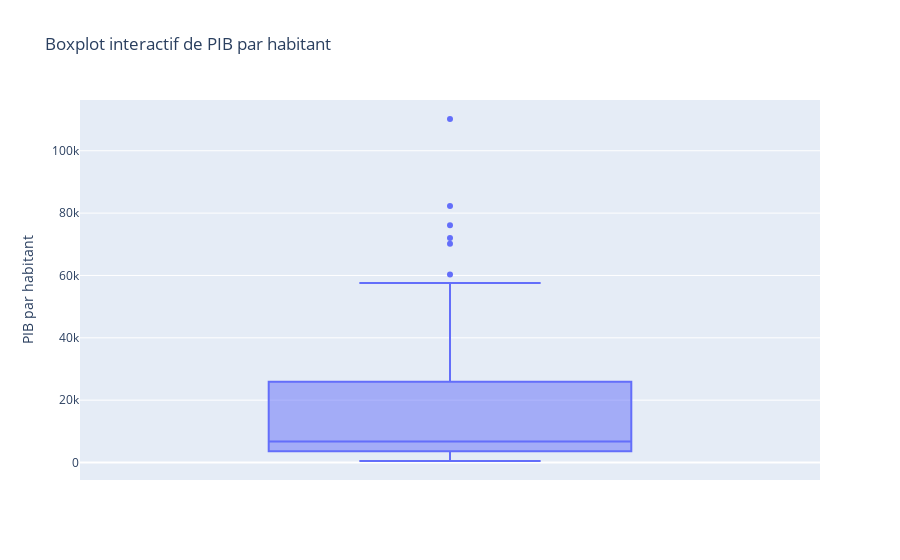
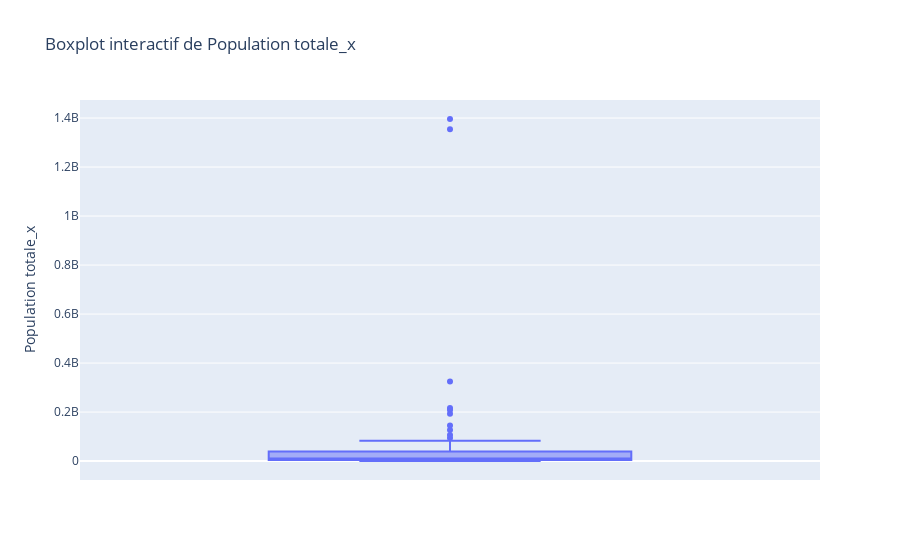
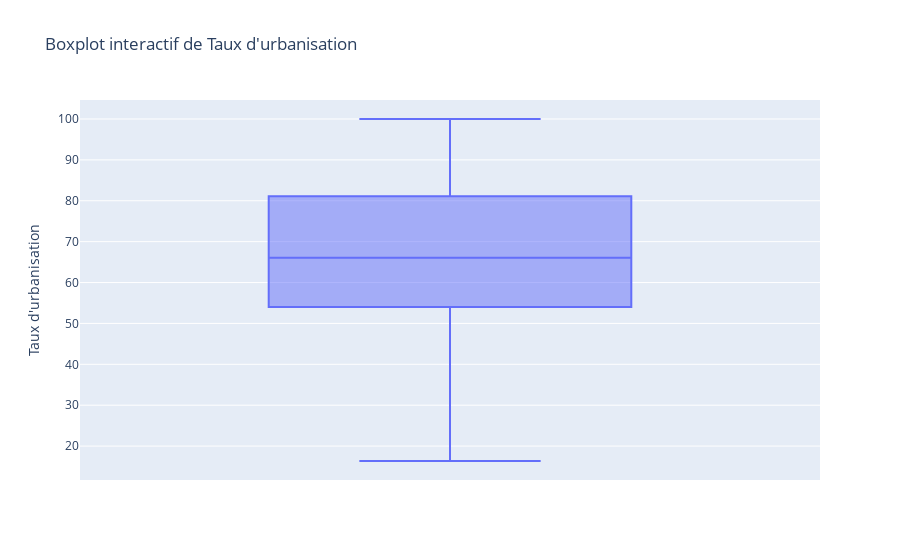
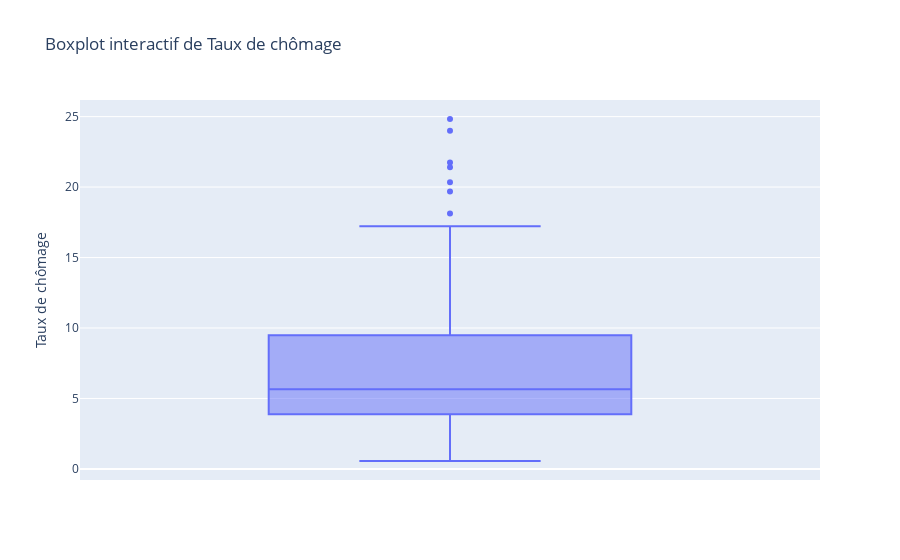

The cell these charts' notebook holds for them, in order:
### Code cell
# Création des boxplots interactifs pour chaque colonne
for col in df_final.columns:
    if col == 'Area':  # On évite de faire un boxplot pour la colonne Area
        continue
    
    # Création du boxplot interactif avec les informations sur les outliers
    fig = px.box(df_final, y=col, hover_data=['Area'], title=f"Boxplot interactif de {col}")

    # Affichage du graphique interactif
    fig.show()

### Figure 1 — Plotly figure (JSON) as saved in the notebook; plotly's stock layout.template omitted (floating-point values rounded to 4 significant figures)
{"data": [{"alignmentgroup": "True", "customdata": [["albania"], ["algeria"], ["angola"], ["armenia"], ["australia"], ["austria"], ["azerbaijan"], ["belarus"], ["belgium"], ["belize"], ["benin"], ["bolivia"], ["botswana"], ["brazil"], ["bulgaria"], ["cameroon"], ["canada"], ["chile"], ["china"], ["colombia"], ["congo"], ["costa rica"], ["croatia"], ["cyprus"], ["denmark"], ["ecuador"], ["el salvador"], ["estonia"], ["eswatini"], ["fiji"], ["finland"], ["france"], ["gabon"], ["georgia"], ["germany"], ["ghana"], ["greece"], ["guatemala"], ["guyana"], ["honduras"], ["hungary"], ["iceland"], ["india"], ["iraq"], ["ireland"], ["israel"], ["italy"], ["jamaica"], ["japan"], ["jordan"], ["kazakhstan"], ["kenya"], ["kuwait"], ["lebanon"], ["lesotho"], ["liberia"], ["lithuania"], ["luxembourg"], ["malaysia"], ["malta"], ["morocco"], ["myanmar"], ["namibia"], ["netherlands"], ["new zealand"], ["nicaragua"], ["niger"], ["nigeria"], ["norway"], ["oman"], ["pakistan"], ["panama"], ["paraguay"], ["philippines"], ["poland"], ["portugal"], ["romania"], ["russia"], ["samoa"], ["saudi arabia"], ["senegal"], ["serbia"], ["sierra leone"], ["slovenia"], ["south africa"], ["spain"], ["sri lanka"], ["suriname"], ["sweden"], ["switzerland"], ["thailand"], ["togo"], ["trinidad and tobago"], ["tunisia"], ["turkey"], ["uganda"], ["ukraine"], ["united arab emirates"], ["united kingdom"], ["united states"], ["uruguay"], ["vietnam"], ["zambia"]], "hovertemplate": "PIB par habitant=%{y}<br>Area=%{customdata[0]}<extra></extra>", "legendgroup": "", "marker": {"color": "#636efa"}, "name": "", "notched": false, "offsetgroup": "", "orientation": "v", "showlegend": false, "type": "box", "x0": " ", "xaxis": "x", "y": [4531.0, 4616.0, 2439.0, 4042.0, 53950.0, 47430.0, 4147.0, 5786.0, 44200.0, 6049.0, 1095.0, 3280.0, 6705.0, 9897.0, 8382.0, 1480.0, 45130.0, 15030.0, 8817.0, 6450.0, 1339.0, 12120.0, 13660.0, 26700.0, 57610.0, 6257.0, 3986.0, 20440.0, 3824.0, 5825.0, 46410.0, 38780.0, 6976.0, 4419.0, 44650.0, 1999.0, 18580.0, 4454.0, 6221.0, 2403.0, 14620.0, 72010.0, 1958.0, 4725.0, 70150.0, 41110.0, 32410.0, 5273.0, 38830.0, 4073.0, 9248.0, 1676.0, 29260.0, 8680.0, 1063.0, 706.9, 16890.0, 110200.0, 9980.0, 28810.0, 3289.0, 1263.0, 5454.0, 48680.0, 42910.0, 2127.0, 514.5, 1942.0, 76130.0, 17800.0, 1568.0, 15190.0, 6136.0, 3077.0, 13820.0, 21490.0, 10730.0, 10660.0, 4262.0, 20910.0, 1385.0, 6293.0, 484.5, 23510.0, 6734.0, 28190.0, 4388.0, 6113.0, 53790.0, 82250.0, 6437.0, 813.4, 16260.0, 3570.0, 10700.0, 766.2, 2638.0, 43060.0, 40570.0, 60320.0, 19000.0, 2992.0, 1496.0], "y0": " ", "yaxis": "y"}], "layout": {"boxmode": "group", "legend": {"tracegroupgap": 0}, "title": {"text": "Boxplot interactif de PIB par habitant"}, "xaxis": {"anchor": "y", "domain": [0, 1]}, "yaxis": {"anchor": "x", "domain": [0, 1], "title": {"text": "PIB par habitant"}}}}

### Figure 2 — Plotly figure (JSON) as saved in the notebook; plotly's stock layout.template omitted (floating-point values rounded to 4 significant figures)
{"data": [{"alignmentgroup": "True", "customdata": [["albania"], ["algeria"], ["angola"], ["armenia"], ["australia"], ["austria"], ["azerbaijan"], ["belarus"], ["belgium"], ["belize"], ["benin"], ["bolivia"], ["botswana"], ["brazil"], ["bulgaria"], ["cameroon"], ["canada"], ["chile"], ["china"], ["colombia"], ["congo"], ["costa rica"], ["croatia"], ["cyprus"], ["denmark"], ["ecuador"], ["el salvador"], ["estonia"], ["eswatini"], ["fiji"], ["finland"], ["france"], ["gabon"], ["georgia"], ["germany"], ["ghana"], ["greece"], ["guatemala"], ["guyana"], ["honduras"], ["hungary"], ["iceland"], ["india"], ["iraq"], ["ireland"], ["israel"], ["italy"], ["jamaica"], ["japan"], ["jordan"], ["kazakhstan"], ["kenya"], ["kuwait"], ["lebanon"], ["lesotho"], ["liberia"], ["lithuania"], ["luxembourg"], ["malaysia"], ["malta"], ["morocco"], ["myanmar"], ["namibia"], ["netherlands"], ["new zealand"], ["nicaragua"], ["niger"], ["nigeria"], ["norway"], ["oman"], ["pakistan"], ["panama"], ["paraguay"], ["philippines"], ["poland"], ["portugal"], ["romania"], ["russia"], ["samoa"], ["saudi arabia"], ["senegal"], ["serbia"], ["sierra leone"], ["slovenia"], ["south africa"], ["spain"], ["sri lanka"], ["suriname"], ["sweden"], ["switzerland"], ["thailand"], ["togo"], ["trinidad and tobago"], ["tunisia"], ["turkey"], ["uganda"], ["ukraine"], ["united arab emirates"], ["united kingdom"], ["united states"], ["uruguay"], ["vietnam"], ["zambia"]], "hovertemplate": "Population totale_x=%{y}<br>Area=%{customdata[0]}<extra></extra>", "legendgroup": "", "marker": {"color": "#636efa"}, "name": "", "notched": false, "offsetgroup": "", "orientation": "v", "showlegend": false, "type": "box", "x0": " ", "xaxis": "x", "y": [2873457, 41136546, 30208628, 2851923, 24592588, 8797566, 9854033, 9458989, 11375158, 374693, 11596779, 11435533, 2401840, 208504960, 7075947, 24393181, 36545075, 18368577, 1396215000, 48351671, 44800000.0, 4993842, 4124531, 1208523, 5764980, 16696944, 6266654, 1317384, 1151390, 919019, 5508214, 66918020, 2140215, 3728004, 82657002, 30222262, 10754679, 16087418, 763252, 9626842, 9787966, 343400, 1354195680, 39621162, 4807388, 8713300, 60536709, 2808376, 126972000, 10215381, 18037776, 48948137, 4124904, 6109252, 2170617, 4796631, 2828403, 596336, 31975806, 467999, 35528115, 52288341, 2364534, 17131296, 4813600, 6480532, 21737922, 193495907, 5276968, 4541854, 216379655, 4096063, 6355404, 106738501, 37974826, 10300300, 19588715, 145293260, 207630, 34193122, 15157793, 7020858, 7677565, 2066388, 56641209, 46593236, 21506813, 587559, 10057698, 8451840, 70898202, 7852795, 1478607, 11811443, 80312698, 40127085, 44880758, 9068296, 66058859, 325122128, 3422200, 94033048, 17298054], "y0": " ", "yaxis": "y"}], "layout": {"boxmode": "group", "legend": {"tracegroupgap": 0}, "title": {"text": "Boxplot interactif de Population totale_x"}, "xaxis": {"anchor": "y", "domain": [0, 1]}, "yaxis": {"anchor": "x", "domain": [0, 1], "title": {"text": "Population totale_x"}}}}

### Figure 3 — Plotly figure (JSON) as saved in the notebook; plotly's stock layout.template omitted (floating-point values rounded to 4 significant figures)
{"data": [{"alignmentgroup": "True", "customdata": [["albania"], ["algeria"], ["angola"], ["armenia"], ["australia"], ["austria"], ["azerbaijan"], ["belarus"], ["belgium"], ["belize"], ["benin"], ["bolivia"], ["botswana"], ["brazil"], ["bulgaria"], ["cameroon"], ["canada"], ["chile"], ["china"], ["colombia"], ["congo"], ["costa rica"], ["croatia"], ["cyprus"], ["denmark"], ["ecuador"], ["el salvador"], ["estonia"], ["eswatini"], ["fiji"], ["finland"], ["france"], ["gabon"], ["georgia"], ["germany"], ["ghana"], ["greece"], ["guatemala"], ["guyana"], ["honduras"], ["hungary"], ["iceland"], ["india"], ["iraq"], ["ireland"], ["israel"], ["italy"], ["jamaica"], ["japan"], ["jordan"], ["kazakhstan"], ["kenya"], ["kuwait"], ["lebanon"], ["lesotho"], ["liberia"], ["lithuania"], ["luxembourg"], ["malaysia"], ["malta"], ["morocco"], ["myanmar"], ["namibia"], ["netherlands"], ["new zealand"], ["nicaragua"], ["niger"], ["nigeria"], ["norway"], ["oman"], ["pakistan"], ["panama"], ["paraguay"], ["philippines"], ["poland"], ["portugal"], ["romania"], ["russia"], ["samoa"], ["saudi arabia"], ["senegal"], ["serbia"], ["sierra leone"], ["slovenia"], ["south africa"], ["spain"], ["sri lanka"], ["suriname"], ["sweden"], ["switzerland"], ["thailand"], ["togo"], ["trinidad and tobago"], ["tunisia"], ["turkey"], ["uganda"], ["ukraine"], ["united arab emirates"], ["united kingdom"], ["united states"], ["uruguay"], ["vietnam"], ["zambia"]], "hovertemplate": "Taux d'urbanisation=%{y}<br>Area=%{customdata[0]}<extra></extra>", "legendgroup": "", "marker": {"color": "#636efa"}, "name": "", "notched": false, "offsetgroup": "", "orientation": "v", "showlegend": false, "type": "box", "x0": " ", "xaxis": "x", "y": [59.38, 72.05, 64.84, 63.1, 85.9, 58.09, 55.34, 78.13, 97.96, 45.6, 46.77, 69.08, 68.7, 86.31, 74.67, 55.78, 81.35, 87.49, 57.96, 80.45, 55.17, 78.56, 56.67, 66.84, 87.76, 63.67, 71.28, 68.72, 23.62, 55.74, 85.33, 80.18, 88.98, 58.23, 77.26, 55.41, 78.72, 50.68, 26.54, 56.46, 71.06, 93.77, 33.6, 70.28, 62.95, 92.34, 70.14, 55.38, 91.53, 90.75, 57.34, 26.56, 100, 88.43, 27.73, 50.7, 67.52, 90.73, 75.45, 94.55, 61.91, 30.32, 49.01, 91.08, 86.47, 58.3, 16.35, 49.52, 81.87, 83.56, 36.44, 67.36, 61.3, 46.68, 60.1, 64.65, 53.94, 74.29, 18.45, 83.62, 46.74, 55.94, 41.64, 54.27, 65.85, 80.08, 18.38, 66.04, 87.15, 73.76, 49.2, 41.16, 53.2, 68.64, 74.64, 23.2, 69.25, 86.25, 83.14, 82.06, 95.24, 35.21, 42.98], "y0": " ", "yaxis": "y"}], "layout": {"boxmode": "group", "legend": {"tracegroupgap": 0}, "title": {"text": "Boxplot interactif de Taux d'urbanisation"}, "xaxis": {"anchor": "y", "domain": [0, 1]}, "yaxis": {"anchor": "x", "domain": [0, 1], "title": {"text": "Taux d'urbanisation"}}}}

### Figure 4 — Plotly figure (JSON) as saved in the notebook; plotly's stock layout.template omitted (floating-point values rounded to 4 significant figures)
{"data": [{"alignmentgroup": "True", "customdata": [["albania"], ["algeria"], ["angola"], ["armenia"], ["australia"], ["austria"], ["azerbaijan"], ["belarus"], ["belgium"], ["belize"], ["benin"], ["bolivia"], ["botswana"], ["brazil"], ["bulgaria"], ["cameroon"], ["canada"], ["chile"], ["china"], ["colombia"], ["congo"], ["costa rica"], ["croatia"], ["cyprus"], ["denmark"], ["ecuador"], ["el salvador"], ["estonia"], ["eswatini"], ["fiji"], ["finland"], ["france"], ["gabon"], ["georgia"], ["germany"], ["ghana"], ["greece"], ["guatemala"], ["guyana"], ["honduras"], ["hungary"], ["iceland"], ["india"], ["iraq"], ["ireland"], ["israel"], ["italy"], ["jamaica"], ["japan"], ["jordan"], ["kazakhstan"], ["kenya"], ["kuwait"], ["lebanon"], ["lesotho"], ["liberia"], ["lithuania"], ["luxembourg"], ["malaysia"], ["malta"], ["morocco"], ["myanmar"], ["namibia"], ["netherlands"], ["new zealand"], ["nicaragua"], ["niger"], ["nigeria"], ["norway"], ["oman"], ["pakistan"], ["panama"], ["paraguay"], ["philippines"], ["poland"], ["portugal"], ["romania"], ["russia"], ["samoa"], ["saudi arabia"], ["senegal"], ["serbia"], ["sierra leone"], ["slovenia"], ["south africa"], ["spain"], ["sri lanka"], ["suriname"], ["sweden"], ["switzerland"], ["thailand"], ["togo"], ["trinidad and tobago"], ["tunisia"], ["turkey"], ["uganda"], ["ukraine"], ["united arab emirates"], ["united kingdom"], ["united states"], ["uruguay"], ["vietnam"], ["zambia"]], "hovertemplate": "Taux de chômage=%{y}<br>Area=%{customdata[0]}<extra></extra>", "legendgroup": "", "marker": {"color": "#636efa"}, "name": "", "notched": false, "offsetgroup": "", "orientation": "v", "showlegend": false, "type": "box", "x0": " ", "xaxis": "x", "y": [13.62, 12, 16.62, 12.97, 5.592, 5.561, 5, 5.648, 7.086, 6.596, 1.722, 3.655, 19.68, 12.79, 6.164, 3.581, 6.426, 7.29, 4.47, 9.086, 12.76, 7.729, 11.21, 11.15, 5.833, 3.836, 4.385, 5.807, 24.83, 4.328, 8.64, 9.41, 20.35, 13.94, 3.746, 3.369, 21.41, 2.462, 13.81, 5.528, 4.156, 2.742, 7.723, 13.02, 6.713, 4.14, 11.21, 7.399, 2.822, 18.12, 4.9, 3.54, 2.223, 10.24, 16.39, 3.066, 7.073, 5.522, 3.41, 4.008, 9.229, 1.356, 21.74, 4.839, 4.736, 3.3, 0.564, 4.826, 4.162, 2.524, 3.193, 5.395, 6.138, 2.552, 4.888, 8.869, 4.927, 5.212, 9.4, 5.89, 4.078, 13.48, 3.848, 6.573, 23.99, 17.22, 4.046, 7.883, 6.718, 4.797, 0.83, 3.744, 3.385, 15.33, 10.92, 3.643, 9.5, 2.462, 4.33, 4.355, 7.89, 1.874, 8.518], "y0": " ", "yaxis": "y"}], "layout": {"boxmode": "group", "legend": {"tracegroupgap": 0}, "title": {"text": "Boxplot interactif de Taux de chômage"}, "xaxis": {"anchor": "y", "domain": [0, 1]}, "yaxis": {"anchor": "x", "domain": [0, 1], "title": {"text": "Taux de chômage"}}}}
